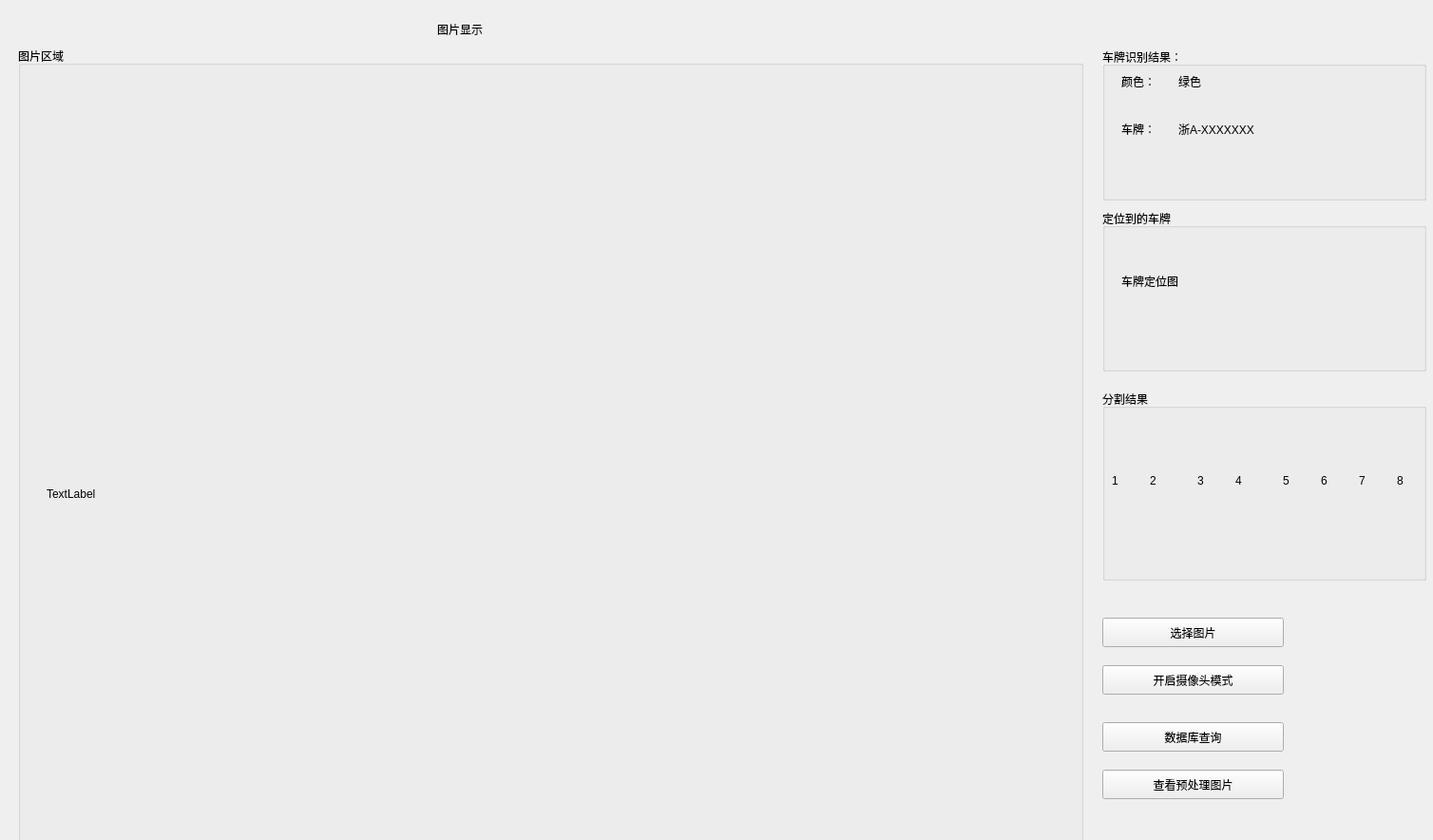
<?xml version="1.0" encoding="UTF-8"?>
<ui version="4.0">
 <class>Form</class>
 <widget class="QWidget" name="Form">
  <property name="geometry">
   <rect>
    <x>0</x>
    <y>0</y>
    <width>1508</width>
    <height>884</height>
   </rect>
  </property>
  <property name="windowTitle">
   <string>Form</string>
  </property>
  <widget class="QLabel" name="label">
   <property name="geometry">
    <rect>
     <x>460</x>
     <y>0</y>
     <width>201</width>
     <height>61</height>
    </rect>
   </property>
   <property name="styleSheet">
    <string notr="true">font: 22pt &quot;Agency FB&quot;;</string>
   </property>
   <property name="text">
    <string>图片显示</string>
   </property>
   <property name="textFormat">
    <enum>Qt::PlainText</enum>
   </property>
  </widget>
  <widget class="QPushButton" name="pushButton">
   <property name="geometry">
    <rect>
     <x>1160</x>
     <y>650</y>
     <width>191</width>
     <height>31</height>
    </rect>
   </property>
   <property name="text">
    <string>选择图片</string>
   </property>
  </widget>
  <widget class="QGroupBox" name="groupBox">
   <property name="geometry">
    <rect>
     <x>1160</x>
     <y>50</y>
     <width>341</width>
     <height>161</height>
    </rect>
   </property>
   <property name="title">
    <string>车牌识别结果：</string>
   </property>
   <widget class="QLabel" name="label_2">
    <property name="geometry">
     <rect>
      <x>20</x>
      <y>30</y>
      <width>54</width>
      <height>12</height>
     </rect>
    </property>
    <property name="text">
     <string>颜色：</string>
    </property>
   </widget>
   <widget class="QLabel" name="label_3">
    <property name="geometry">
     <rect>
      <x>20</x>
      <y>80</y>
      <width>54</width>
      <height>12</height>
     </rect>
    </property>
    <property name="text">
     <string>车牌：</string>
    </property>
   </widget>
   <widget class="QLabel" name="colorLabel">
    <property name="geometry">
     <rect>
      <x>80</x>
      <y>20</y>
      <width>71</width>
      <height>31</height>
     </rect>
    </property>
    <property name="styleSheet">
     <string notr="true">font: 75 10pt &quot;Agency FB&quot;;
font: 9pt &quot;Algerian&quot;;
font: 11pt &quot;Agency FB&quot;;
font: rgb(85, 255, 127)</string>
    </property>
    <property name="text">
     <string>绿色</string>
    </property>
   </widget>
   <widget class="QLabel" name="NumLabel">
    <property name="geometry">
     <rect>
      <x>80</x>
      <y>60</y>
      <width>231</width>
      <height>51</height>
     </rect>
    </property>
    <property name="styleSheet">
     <string notr="true">font: 14pt &quot;Agency FB&quot;;
font: 16pt &quot;Agency FB&quot;;
font: 20pt &quot;Agency FB&quot;;
font: 36pt &quot;Agency FB&quot;;</string>
    </property>
    <property name="text">
     <string>浙A-XXXXXXX</string>
    </property>
   </widget>
  </widget>
  <widget class="QGroupBox" name="groupBox_2">
   <property name="geometry">
    <rect>
     <x>19</x>
     <y>49</y>
     <width>1121</width>
     <height>941</height>
    </rect>
   </property>
   <property name="title">
    <string>图片区域</string>
   </property>
   <widget class="QLabel" name="imgLabel">
    <property name="geometry">
     <rect>
      <x>30</x>
      <y>20</y>
      <width>1071</width>
      <height>901</height>
     </rect>
    </property>
    <property name="text">
     <string>TextLabel</string>
    </property>
   </widget>
  </widget>
  <widget class="QGroupBox" name="groupBox_3">
   <property name="geometry">
    <rect>
     <x>1160</x>
     <y>220</y>
     <width>341</width>
     <height>171</height>
    </rect>
   </property>
   <property name="title">
    <string>定位到的车牌</string>
   </property>
   <widget class="QLabel" name="location">
    <property name="geometry">
     <rect>
      <x>20</x>
      <y>30</y>
      <width>281</width>
      <height>91</height>
     </rect>
    </property>
    <property name="text">
     <string>车牌定位图</string>
    </property>
   </widget>
  </widget>
  <widget class="QGroupBox" name="groupBox_4">
   <property name="geometry">
    <rect>
     <x>1160</x>
     <y>410</y>
     <width>341</width>
     <height>201</height>
    </rect>
   </property>
   <property name="title">
    <string>分割结果</string>
   </property>
   <widget class="QLabel" name="div1">
    <property name="geometry">
     <rect>
      <x>10</x>
      <y>70</y>
      <width>31</width>
      <height>51</height>
     </rect>
    </property>
    <property name="text">
     <string>1</string>
    </property>
   </widget>
   <widget class="QLabel" name="div2">
    <property name="geometry">
     <rect>
      <x>50</x>
      <y>70</y>
      <width>31</width>
      <height>51</height>
     </rect>
    </property>
    <property name="text">
     <string>2</string>
    </property>
   </widget>
   <widget class="QLabel" name="div3">
    <property name="geometry">
     <rect>
      <x>100</x>
      <y>70</y>
      <width>31</width>
      <height>51</height>
     </rect>
    </property>
    <property name="text">
     <string>3</string>
    </property>
   </widget>
   <widget class="QLabel" name="div4">
    <property name="geometry">
     <rect>
      <x>140</x>
      <y>70</y>
      <width>31</width>
      <height>51</height>
     </rect>
    </property>
    <property name="text">
     <string>4</string>
    </property>
   </widget>
   <widget class="QLabel" name="div5">
    <property name="geometry">
     <rect>
      <x>190</x>
      <y>70</y>
      <width>31</width>
      <height>51</height>
     </rect>
    </property>
    <property name="text">
     <string>5</string>
    </property>
   </widget>
   <widget class="QLabel" name="div6">
    <property name="geometry">
     <rect>
      <x>230</x>
      <y>70</y>
      <width>31</width>
      <height>51</height>
     </rect>
    </property>
    <property name="text">
     <string>6</string>
    </property>
   </widget>
   <widget class="QLabel" name="div7">
    <property name="geometry">
     <rect>
      <x>270</x>
      <y>70</y>
      <width>31</width>
      <height>51</height>
     </rect>
    </property>
    <property name="text">
     <string>7</string>
    </property>
   </widget>
   <widget class="QLabel" name="div8">
    <property name="geometry">
     <rect>
      <x>310</x>
      <y>70</y>
      <width>31</width>
      <height>51</height>
     </rect>
    </property>
    <property name="text">
     <string>8</string>
    </property>
   </widget>
  </widget>
  <widget class="QPushButton" name="pushButton_2">
   <property name="geometry">
    <rect>
     <x>1160</x>
     <y>700</y>
     <width>191</width>
     <height>31</height>
    </rect>
   </property>
   <property name="text">
    <string>开启摄像头模式</string>
   </property>
  </widget>
  <widget class="QPushButton" name="pushButton_3">
   <property name="geometry">
    <rect>
     <x>1160</x>
     <y>810</y>
     <width>191</width>
     <height>31</height>
    </rect>
   </property>
   <property name="text">
    <string>查看预处理图片</string>
   </property>
  </widget>
  <widget class="QPushButton" name="sql_model">
   <property name="geometry">
    <rect>
     <x>1160</x>
     <y>760</y>
     <width>191</width>
     <height>31</height>
    </rect>
   </property>
   <property name="text">
    <string>数据库查询</string>
   </property>
  </widget>
 </widget>
 <resources/>
 <connections>
  <connection>
   <sender>pushButton</sender>
   <signal>clicked()</signal>
   <receiver>Form</receiver>
   <slot>openimage()</slot>
   <hints>
    <hint type="sourcelabel">
     <x>1160</x>
     <y>680</y>
    </hint>
    <hint type="destinationlabel">
     <x>701</x>
     <y>774</y>
    </hint>
   </hints>
  </connection>
  <connection>
   <sender>pushButton_2</sender>
   <signal>clicked()</signal>
   <receiver>Form</receiver>
   <slot>slot_btn_function()</slot>
   <hints>
    <hint type="sourcelabel">
     <x>1265</x>
     <y>705</y>
    </hint>
    <hint type="destinationlabel">
     <x>1305</x>
     <y>836</y>
    </hint>
   </hints>
  </connection>
  <connection>
   <sender>sql_model</sender>
   <signal>clicked()</signal>
   <receiver>Form</receiver>
   <slot>sql_btn_function()</slot>
   <hints>
    <hint type="sourcelabel">
     <x>1308</x>
     <y>788</y>
    </hint>
    <hint type="destinationlabel">
     <x>1424</x>
     <y>738</y>
    </hint>
   </hints>
  </connection>
 </connections>
 <slots>
  <slot>openimage()</slot>
  <slot>slot_btn_function()</slot>
  <slot>sql_btn_function()</slot>
 </slots>
</ui>
